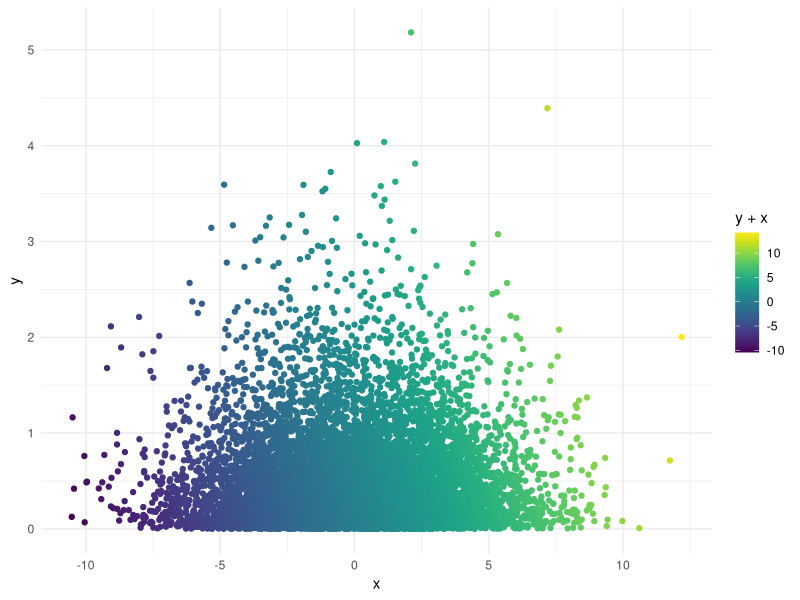

Generate this figure with R:
## ---- chunk 1
library(ggplot2)
library(viridis)

df <- data.frame(x = rnorm(1e4, 0, 3),
                 y = rgamma(1e4, 1, 2))

ggplot(df, aes(x = x, y = y, color = y + x)) +
  geom_point() +
  viridis::scale_color_viridis() +
  theme_minimal()

